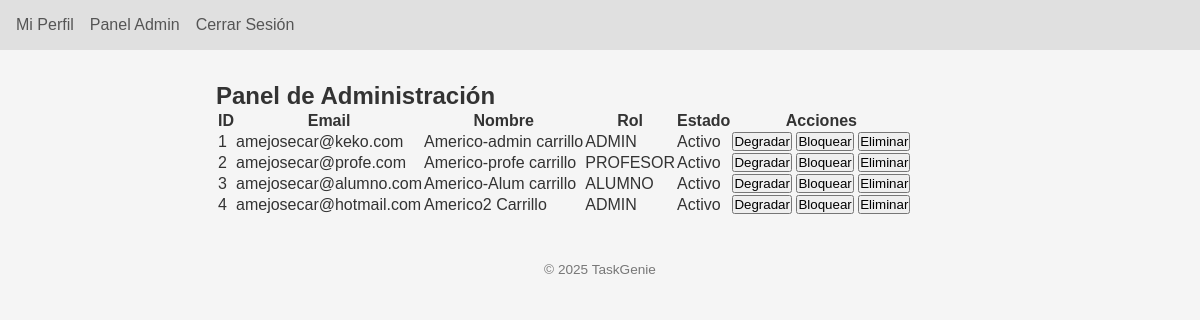
Page /admin/ (signed in) on the earlier database version.
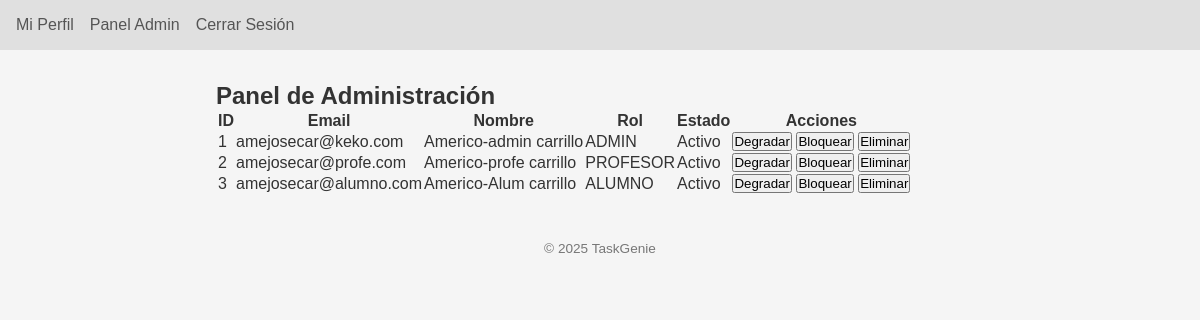
Same page on the later database version.
### app/models.py (models this page shows, shortened)
class Usuario(UserMixin, db.Model):
    __tablename__ = "usuarios"
    id               = db.Column(db.Integer, primary_key=True)
    nombre           = db.Column(db.String(50), nullable=False)
    apellido         = db.Column(db.String(50), nullable=False)
    email            = db.Column(db.String(120), unique=True, nullable=False)
    clave_hash       = db.Column(db.String(128), nullable=False)
    fecha_nacimiento = db.Column(db.Date, nullable=False)
    rol              = db.Column(db.Enum(RolEnum), default=RolEnum.USER, nullable=False)
    is_blocked       = db.Column(db.Boolean, default=False)
    tareas_creadas   = db.relationship(
        "Tarea",
        foreign_keys="Tarea.user_id",
        back_populates="usuario",
        cascade="all, delete-orphan"
    )
    tareas_recibidas = db.relationship(
        "Tarea",
        foreign_keys="Tarea.asignado_a_id",
        back_populates="asignado_a"
    )

### app/blueprints/admin/routes.py (the view)
    def wrapper(*args, **kwargs):
        if not current_user.is_authenticated or current_user.rol != RolEnum.ADMIN:
            flash("Acceso denegado", "danger")
            return redirect(url_for("auth.login"))
        return fn(*args, **kwargs)

### app/blueprints/admin/routes.py (called while the page is built)
def solo_admin(fn):
    def wrapper(*args, **kwargs):
        if not current_user.is_authenticated or current_user.rol != RolEnum.ADMIN:
            flash("Acceso denegado", "danger")
            return redirect(url_for("auth.login"))
        return fn(*args, **kwargs)
    wrapper.__name__ = fn.__name__
    return login_required(wrapper)

@admin_bp.route("/", methods=["GET"])
@solo_admin
def dashboard():
    users = Usuario.query.all()
    return render_template("admin/dashboard_admin.html", users=users)

### app/extensions.py (called while the page is built)
@login_manager.user_loader
def load_user(user_id: str):
    from app.models import Usuario
    return db.session.get(Usuario, int(user_id))

### app/blueprints/admin/templates/admin/dashboard_admin.html
{% extends 'base.html' %} {% block title %}Panel Admin{% endblock %} {% block
content %}
<h2>Panel de Administración</h2>
<table>
  <thead>
    <tr>
      <th>ID</th>
      <th>Email</th>
      <th>Nombre</th>
      <th>Rol</th>
      <th>Estado</th>
      <th>Acciones</th>
    </tr>
  </thead>
  <tbody>
    {% for u in users %}
    <tr>
      <td>{{ u.id }}</td>
      <td>{{ u.email }}</td>
      <td>{{ u.nombre }} {{ u.apellido }}</td>
      <td>{{ u.rol.value }}</td>
      <td>{{ 'Bloqueado' if u.is_blocked else 'Activo' }}</td>
      <td>
        <form
          action="{{ url_for('admin.change_role', user_id=u.id) }}"
          method="post"
          style="display: inline"
        >
          <button type="submit">
            {{ 'Promover' if u.rol.name=='USER' else 'Degradar' }}
          </button>
        </form>
        <form
          action="{{ url_for('admin.toggle_block', user_id=u.id) }}"
          method="post"
          style="display: inline"
        >
          <button type="submit">
            {{ 'Desbloquear' if u.is_blocked else 'Bloquear' }}
          </button>
        </form>
        <form
          action="{{ url_for('admin.delete_user', user_id=u.id) }}"
          method="post"
          style="display: inline"
        >
          <button type="submit">Eliminar</button>
        </form>
      </td>
    </tr>
    {% endfor %}
  </tbody>
</table>
{% endblock %}

Differences in the rows shown:
removed Usuario: id "4", email "amejosecar@hotmail.com", nombre "Americo2", apellido "Carrillo", rol.value "ADMIN", is_blocked "Activo", rol "Degradar", is_blocked "Bloquear"
